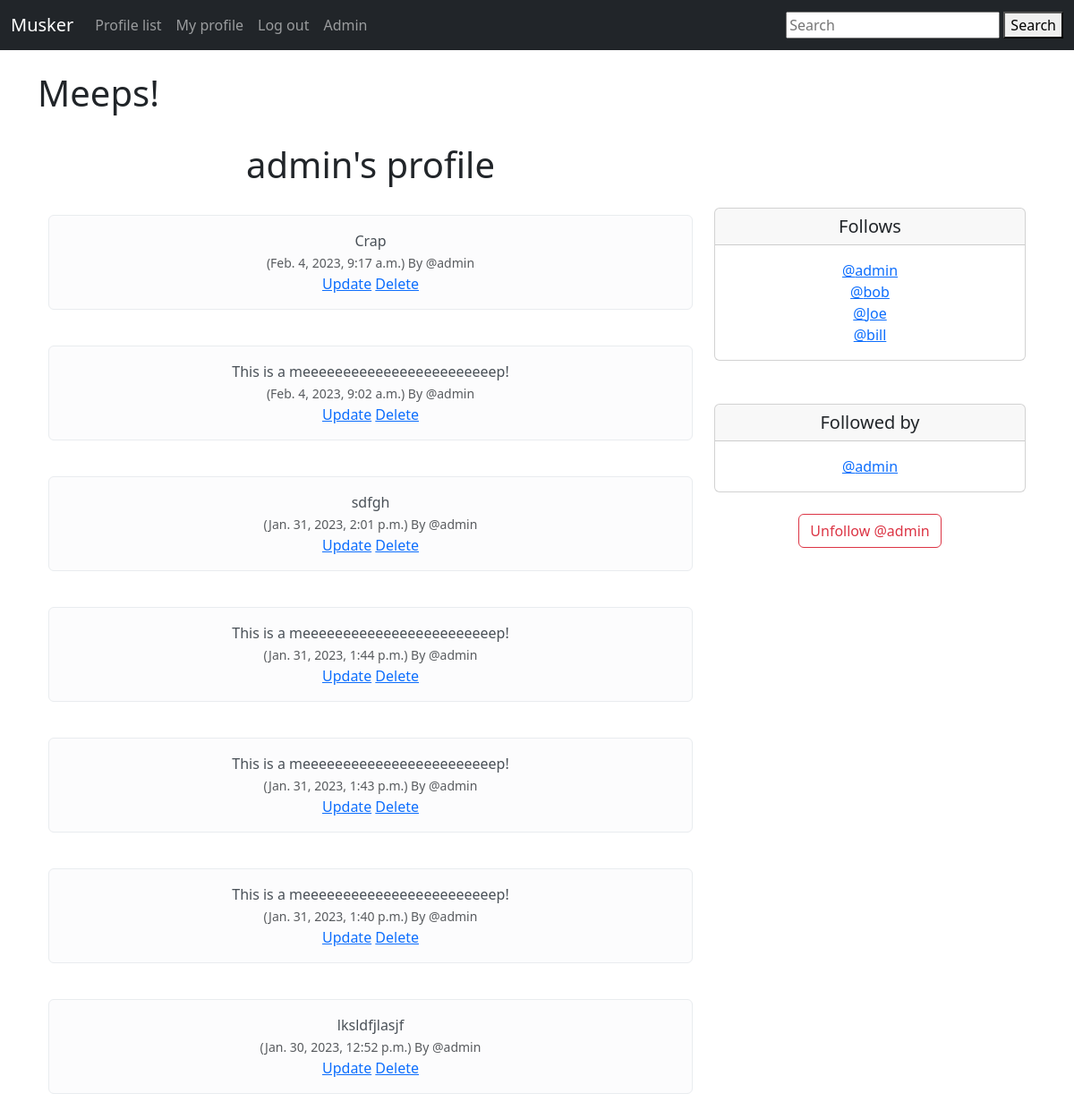
The page /profile/1 (signed in) on the database as committed earlier.
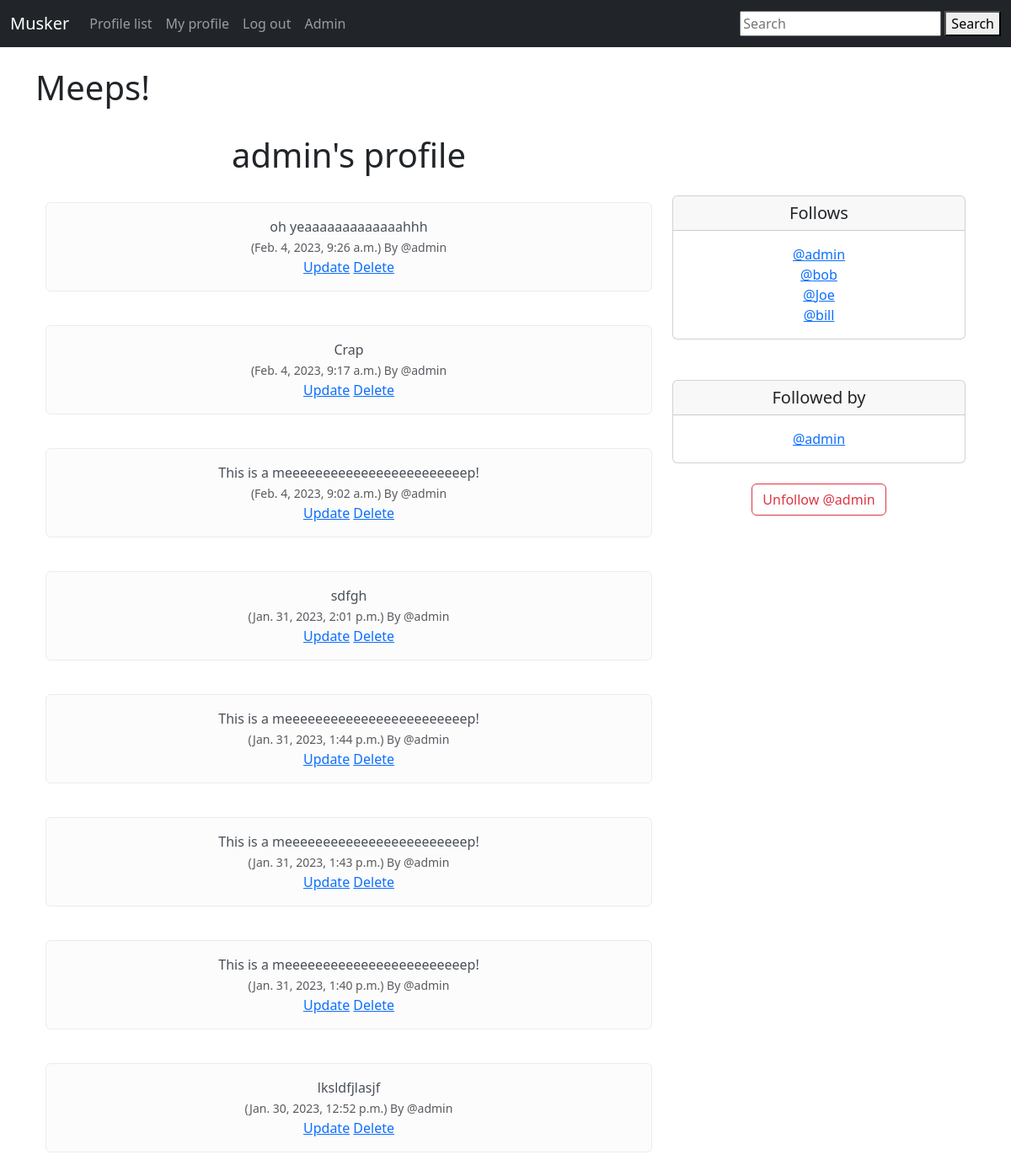
The same page on the database as committed later.
### musker/models.py (models this page shows, shortened)
class Meep(models.Model):
    user = models.ForeignKey(User, related_name='meeps', on_delete=models.DO_NOTHING)
    body = models.CharField(max_length=200)
    created_at = models.DateTimeField(auto_now_add=True)

class Profile(models.Model):
    user = models.OneToOneField(User, on_delete=models.CASCADE)
    follows = models.ManyToManyField('self', related_name='followed_by', symmetrical=False, blank=True)
    date_modified = models.DateTimeField(User, auto_now=True)
    def __str__(self):
        return self.user.username

### musker/views.py (the view, shortened to what this page needs)
# urls.py: path('profile/<int:pk>', views.profile, name='profile'),
def profile(request, pk):
    if request.user.is_authenticated:
        profile = Profile.objects.get(user_id=pk)
        meeps = Meep.objects.filter(user_id=pk).order_by('-created_at')
        return render(request, 'profile.html', {
            'profile': profile,
            'meeps': meeps
        })
    else:
        messages.warning(request, 'You must be logged in to view this page.')
        return redirect('home')

### musker/templates/profile.html (shortened to what this page needs)
{% extends 'base.html' %}
{% block content %}
<html lang="en">
<head>
</head>
<body>
    {% if profile %}
        <h1>Meeps!</h1>
        <br>
    <div class="container text-center">
        <div class="row">
            <div class="col-8">
                <h1>{{ profile.user.username }}'s profile</h1>
                <br>
                <div>
                    {% if meeps %}
                        {% for meep in meeps %}
                            <div class="alert alert-light" role="alert">
                              {{ meep.body }}<br/>
                              <small class="text-muted">
                                ({{ meep.created_at}}) By
                                @{{ meep.user.username }}
                              </small>
                                <br>
                            {% if request.user == meep.user %}
                                <a href="{% url 'update' meep.pk  %}">Update</a>
                                <a href="{% url 'delete' meep.pk  %}">Delete</a>
                            {% endif %}
                            </div>
                            <br>
                        {% endfor %}
                    {% endif %}
                </div>
            </div>
            <div class="col-4">
                <br><br><br>
                <div class="card">
                  <h5 class="card-header">Follows</h5>
                  <div class="card-body">
                    <p class="card-text">
                        {% for following in profile.follows.all %}
                            <a href="{% url 'profile' following.user.id %}"> @{{ following }}</a><br>
                        {% endfor %}</p>
                  </div>
                </div>
                <br><br>
                <div class="card">
                  <h5 class="card-header">Followed by</h5>
                  <div class="card-body">
                    <p class="card-text">
                        {% for following in profile.followed_by.all %}
                            <a href="{% url 'profile' following.user.id %}"> @{{ following }}</a>
                        {% endfor %}
                    </p>
                  </div>
                </div>
                <br>
                <form method="post">
                    {% if profile in user.profile.follows.all %}
                        <button class="btn btn-outline-danger" name="follow" value="unfollow" type="submit">
                            Unfollow @{{ profile.user.username|lower }}
                        </button>
                    {% else %}
                        <button class="btn btn-outline-success" name="follow" value="follow" type="submit">
                            Follow @{{ profile.user.username|lower }}
                        </button>
                    {% endif %}
                </form>
            </div>
        </div>
    </div>
    {% endif %}
</body>
</html>
{% endblock %}

Rows that differ between the two databases and show on the page:
added Meep: body "oh yeaaaaaaaaaaaaahhh", created_at "Feb. 4, 2023, 9:26 a.m.", user.username "admin", shows "Update"
